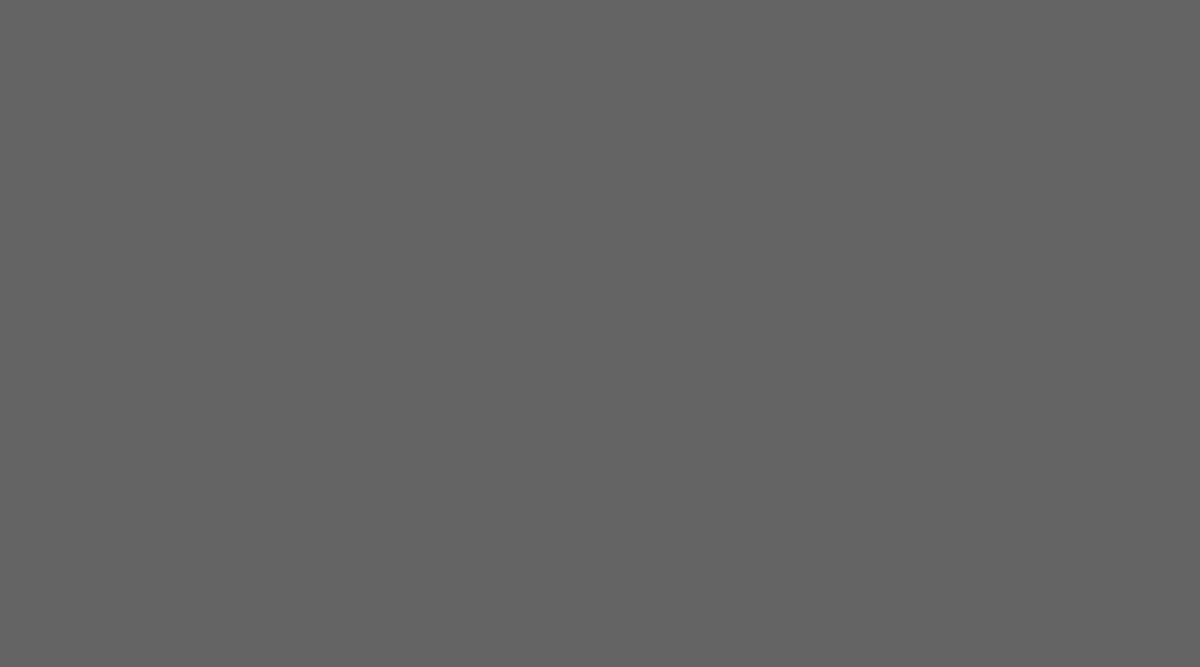
Frame 1 (no input)
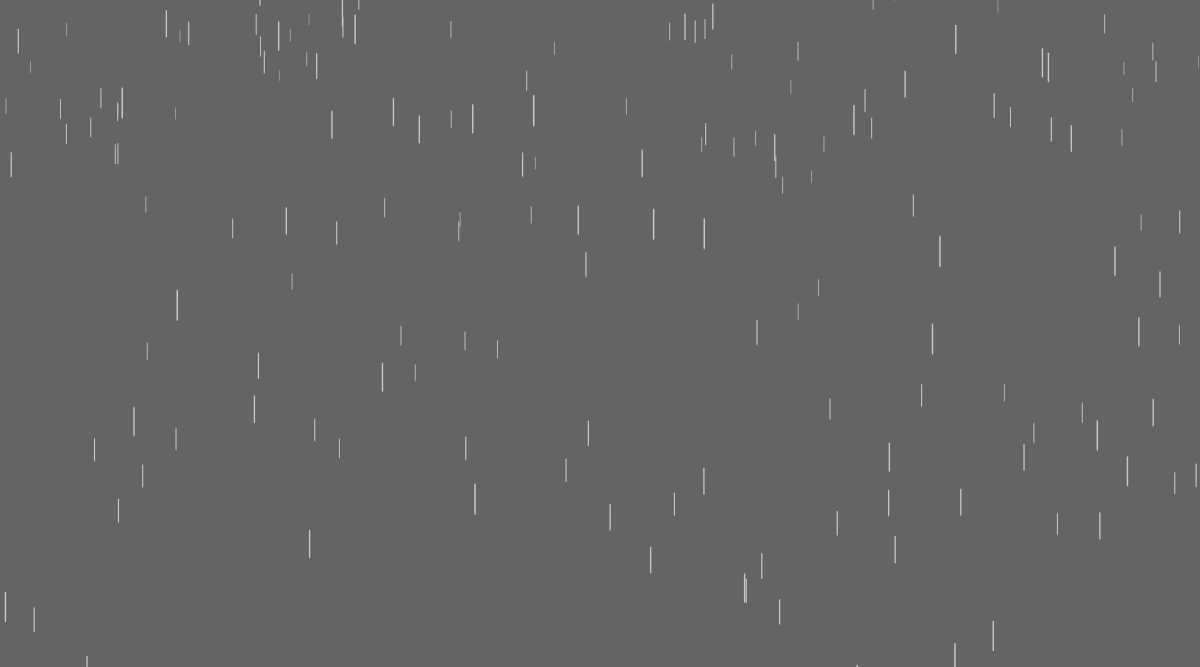
Frame 60 (no input)
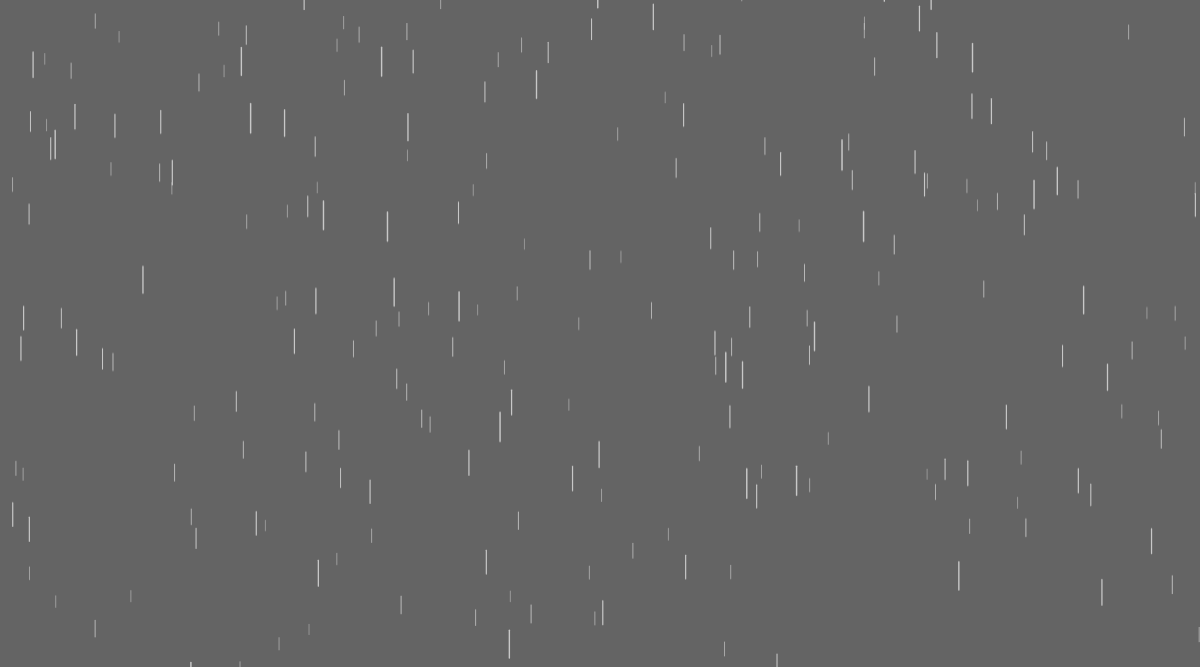
Frame 120 (the mouse pressed at the canvas centre since frame 60)

The p5.js sketch that drew these frames (run headless with seeded random() and noise() and a simulated clock; from frame 60 on, the mouse is pressed at the canvas centre):

// p5.js sketch
// ── sketch.js
var rain = [];
var gravity;

function setup() {
  createCanvas( windowWidth, windowHeight*(2/3) );
  gravity = createVector( 0, .2 )
}

function draw() {
  background( 100 );
  for( var i = 0; i < width/200; i++ ) {
    rain.push( new particle( random( width ), random( -200, -300 ) ) );
  }
  for( var i = 0; i < rain.length; i++ ) {
    let z = rain[i].len;
    z = createVector( 0, map( z, 10, 30, 0, .5 ) );
    rain[i].applyForce( z );
    rain[i].applyForce( gravity );
    rain[i].update();
    rain[i].display();
    if( rain[i].pos.y > height + rain[i].len ) {
      rain.splice( i, 1 );
      i--;
    }
  }
}

function windowResized() {
  resizeCanvas( windowWidth, windowHeight*(2/3) );
}

// ── particle.js
function particle( x, y ) {
  this.pos = createVector( x, y );
  this.vel = createVector( 0, 0 );
  this.acc = createVector( 0, 0 );
  this.len = random( 10, 30 );
  this.applyForce = function( force ) {
    this.acc.add( force );
  }
  this.update = function() {
    this.vel.add( this.acc );
    this.vel.limit( this.len );
    this.pos.add( this.vel );
    this.acc.mult( 0 );
  }
  this.display = function() {
    stroke( 200 );
    strokeWeight( map( this.len, 10, 30, .5, 1.5 ) );
    line( this.pos.x, this.pos.y, this.pos.x, this.pos.y-this.len );
  }
}

// ── style.css
body, html {
    margin: 0;
    padding: 0;
    overflow: hidden;
    background-color: #000;
}
canvas {
    position: absolute;
    top: 50%;
    left: 50%;
    transform: translate(-50%, -50%);
    cursor: none;
}
